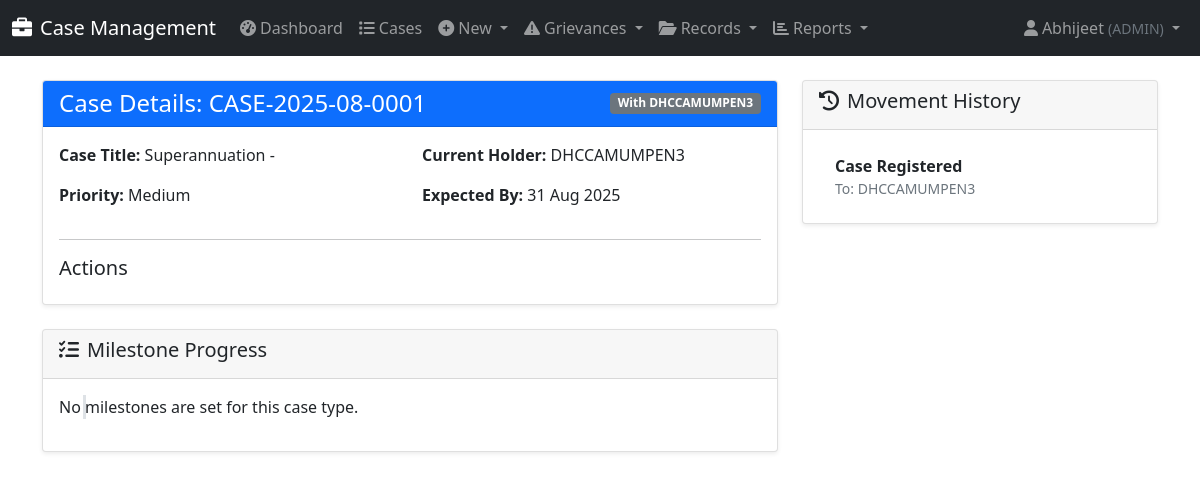
The app's page /cases/CASE-2025-08-0001/ (signed in), older data.
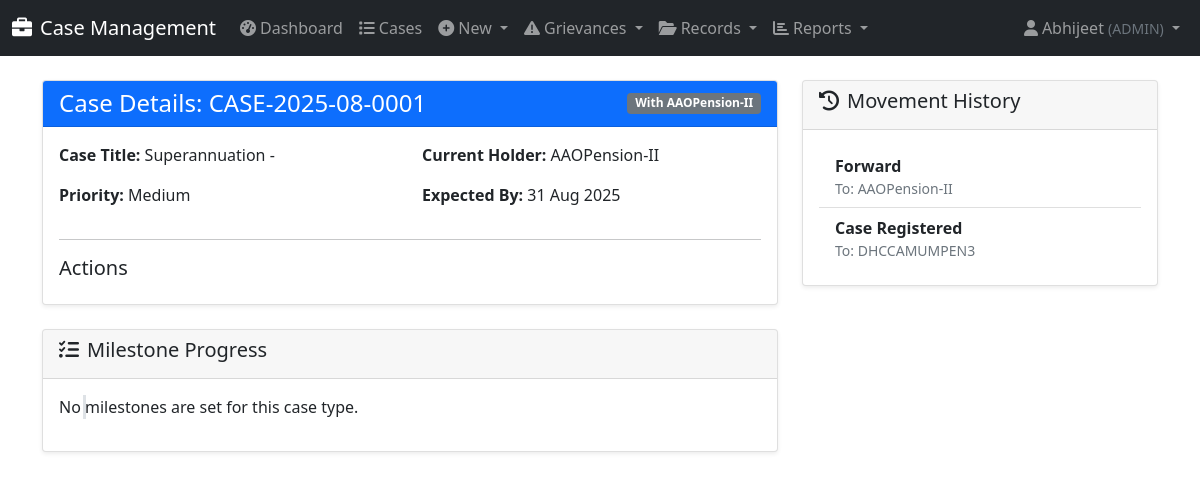
The same page, newer data.
### cases/models.py (models this page shows, shortened)
class Case(models.Model):
    PRIORITY_CHOICES = [
        ('High', 'High'),
        ('Medium', 'Medium'),
        ('Low', 'Low'),
    ]
    STATUS_COLORS = [
        ('Green', 'Green'),
        ('Orange', 'Orange'),
        ('Red', 'Red'),
        ('Blue', 'Blue'),
    ]
    MODE_OF_RECEIPT_CHOICES = [
        ('by_post', 'By Post'),
        ('by_hand', 'By Hand'),
        ('online', 'Online'),
        ('offline', 'Offline'),
        ('email', 'Email'),
        ('in_person', 'In Person'),
    ]
    TYPE_OF_CORRECTION_CHOICES = [
        ('change_of_address', 'Change Of Address'),
        ('change_dob_family', 'Change / Correction of DOB of Family Pensioner'),
        ('change_name', 'Change / Correction of Name of the Pensioner / Family Pensioner'),
        ('other', 'Other'),
    ]
    FRESH_COMPLIANCE_CHOICES = [
        ('fresh', 'Fresh Case'),
        ('compliance', 'Compliance'),
    ]
    TYPE_OF_EMPLOYEE_CHOICES = [
        ('MTNL_IDA', 'MTNL IDA'),
        ('MTNL_CDA', 'MTNL CDA'),
        ('DOT_CDA', 'DOT CDA'),
    ]
    TYPE_OF_PENSION_CHOICES = [
        ('MTNL-IDA', 'MTNL-IDA'),
        ('DOT-CDA', 'DOT-CDA'),
    ]
    TYPE_OF_PENSIONER_CHOICES = [
        ('Superannuation/VR', 'Superannuation / VR'),
        ('Family Pensioner', 'Family Pensioner'),
    ]
    case_id = models.CharField(max_length=50, unique=True, db_index=True)
    registration_date = models.DateTimeField(default=timezone.now)
    case_type = models.ForeignKey(CaseType, on_delete=models.CASCADE)
    sub_category = models.CharField(max_length=100)
    case_title = models.CharField(max_length=500)
    case_description = models.TextField()
    applicant_name = models.CharField(max_length=200)
    ppo_master = models.ForeignKey(PPOMaster, on_delete=models.SET_NULL, null=True, blank=True)
    priority = models.CharField(max_length=10, choices=PRIORITY_CHOICES, default='Medium')
    current_status = models.CharField(max_length=200)
    current_holder = models.ForeignKey(UserProfile, on_delete=models.CASCADE, related_name='current_cases')
    days_in_current_stage = models.IntegerField(default=0)
    total_days_pending = models.IntegerField(default=0)
    expected_completion = models.DateTimeField()
    actual_completion = models.DateTimeField(null=True, blank=True)
    status_color = models.CharField(max_length=10, choices=STATUS_COLORS, default='Green')
    is_completed = models.BooleanField(default=False)
    created_by = models.ForeignKey(User, on_delete=models.CASCADE, related_name='created_cases')
    last_updated_by = models.ForeignKey(User, on_delete=models.CASCADE, related_name='updated_cases')
    last_update_date = models.DateTimeField(auto_now=True)
    ppo_number = models.CharField(max_length=20, blank=True)
    name_pensioner = models.CharField(max_length=200, blank=True)
    mobile_number = models.CharField(max_length=15, blank=True)
    last_lc_done_date = models.DateField(null=True, blank=True)
    kyp_flag = models.BooleanField(default=False)
    mode_of_receipt = models.CharField(max_length=20, choices=MODE_OF_RECEIPT_CHOICES, blank=True)
    date_of_death = models.DateField(null=True, blank=True)
    name_claimant = models.CharField(max_length=200, blank=True)
    relationship = models.CharField(max_length=50, blank=True)
    service_book_enclosed = models.BooleanField(default=False)
    type_of_correction = models.CharField(max_length=30, choices=TYPE_OF_CORRECTION_CHOICES, blank=True)
    original_ppo_submitted = models.BooleanField(default=False)
    fresh_or_compliance = models.CharField(max_length=20, choices=FRESH_COMPLIANCE_CHOICES, blank=True)
    type_of_employee = models.CharField(max_length=20, choices=TYPE_OF_EMPLOYEE_CHOICES, blank=True)
    retiring_employee = models.ForeignKey('RetiringEmployee', on_delete=models.SET_NULL, null=True, blank=True)
    type_of_pension = models.CharField(max_length=20, choices=TYPE_OF_PENSION_CHOICES, blank=True)
    type_of_pensioner = models.CharField(max_length=30, choices=TYPE_OF_PENSIONER_CHOICES, blank=True)
    date_of_retirement = models.DateField(null=True, blank=True)
    assigned_file = models.ForeignKey(
        'IndexRegister',
        on_delete=models.PROTECT,
        null=True,
        blank=True,
        help_text="Index Register file in which this case is being dealt"
    )
    objects = CaseManager()
    class Meta:
        ordering = ['-registration_date']
        indexes = [
            models.Index(fields=['case_id']),
            models.Index(fields=['ppo_number']),
            models.Index(fields=['current_holder', 'is_completed']),
            models.Index(fields=['priority', 'status_color']),
            models.Index(fields=['registration_date']),
        ]

class UserProfile(models.Model):
    ROLE_CHOICES = [
        ('DH', 'Dealing Hand'),
        ('AAO', 'Assistant Accounts Officer'),
        ('AO', 'Accounts Officer'),
        ('Dy.CCA', 'Deputy Chief Controller of Accounts'),
        ('Jt.CCA', 'Joint Chief Controller of Accounts'),
        ('CCA', 'Chief Controller of Accounts'),
        ('Pr.CCA', 'Principal Chief Controller of Accounts'),
        ('ADMIN', 'Administrator'),
    ]
    user = models.OneToOneField(User, on_delete=models.CASCADE)
    role = models.CharField(max_length=20, choices=ROLE_CHOICES)
    phone = models.CharField(max_length=15, blank=True)
    department = models.CharField(max_length=100, blank=True)
    is_active_holder = models.BooleanField(default=True)
    is_record_keeper = models.BooleanField(
        default=False,
        help_text="Designates this user as responsible for handing over and receiving physical records."
    )

class CaseMovement(models.Model):
    case = models.ForeignKey(Case, on_delete=models.CASCADE, related_name='movements')
    movement_date = models.DateTimeField(default=timezone.now)
    from_stage = models.CharField(max_length=100)
    to_stage = models.CharField(max_length=100)
    from_holder = models.ForeignKey(UserProfile, on_delete=models.CASCADE, related_name='movements_from', null=True, blank=True)
    to_holder = models.ForeignKey(UserProfile, on_delete=models.CASCADE, related_name='movements_to')
    action = models.CharField(max_length=200)
    comments = models.TextField(blank=True)
    days_in_previous_stage = models.IntegerField(default=0)
    updated_by = models.ForeignKey(User, on_delete=models.CASCADE)
    class Meta:
        ordering = ['-movement_date']

### cases/views.py (the view)
# urls.py: path('cases/<str:case_id>/', views.case_detail, name='case_detail'),
@login_required
def case_detail(request, case_id):
    case = get_object_or_404(Case, case_id=case_id)
    user_profile = get_object_or_404(UserProfile, user=request.user)
    subordinate_roles = get_subordinate_roles(user_profile.role)
    can_view = (
        user_profile.role == 'ADMIN' or
        case.current_holder == user_profile or
        case.current_holder.role in subordinate_roles
    )
    if not can_view:
        messages.error(request, "You do not have permission to view this case.")
        return redirect('dashboard')
    movements = CaseMovement.objects.filter(case=case).order_by('-movement_date')
    milestone_progress = CaseMilestoneProgress.objects.filter(case=case).select_related('milestone')
    context = {
        'case': case,
        'movements': movements,
        'milestone_progress': milestone_progress, # Pass milestone data to the template
        'user_profile': user_profile,
        'now': timezone.now(), # Pass current time for overdue checks
    }
    return render(request, 'cases/case_detail.html', context)

### cases/context_processors.py (called while the page is built)
def notifications_context(request):
    if not request.user.is_authenticated:
        return {}
    try:
        user_profile = request.user.userprofile
        new_grievances_count = Grievance.objects.filter(
            assigned_to=user_profile,
            status='NEW'
        ).count()
    except UserProfile.DoesNotExist:
        new_grievances_count = 0
    return {
        'my_new_grievances_count': new_grievances_count,
    }

### cases/models.py (called while the page is built)
def get_subordinate_roles(user_role):
    return ROLE_HIERARCHY.get(user_role, [])

    def get_queryset(self):
        return CaseQuerySet(self.model, using=self._db)

### templates/cases/case_detail.html (shortened to what this page needs)
{% extends 'base.html' %}
{% load static %}
{% block content %}
<div class="container mt-4">
    <div class="row">
        <div class="col-lg-8">
            <div class="card shadow-sm mb-4">
                <div class="card-header bg-primary text-white d-flex justify-content-between align-items-center">
                    <h4 class="mb-0">Case Details: {{ case.case_id }}</h4>
                    <span class="badge
                        {% if case.is_completed %}bg-success
                        {% elif case.expected_completion and case.expected_completion < now %}bg-danger
                        {% else %}bg-secondary
                        {% endif %}">
                        {{ case.current_status }}
                    </span>
                </div>
                <div class="card-body">
                    <div class="row">
                        <div class="col-md-6"><p><strong>Case Title:</strong> {{ case.case_title }}</p></div>
                        <div class="col-md-6"><p><strong>Current Holder:</strong> {{ case.current_holder.user.get_full_name|default:case.current_holder.user.username }}</p></div>
                        <div class="col-md-6"><p><strong>Priority:</strong> {{ case.priority }}</p></div>
                        <div class="col-md-6"><p><strong>Expected By:</strong> {{ case.expected_completion|date:"d M Y" }}</p></div>
                    </div>
                    <hr>
                    <h5>Actions</h5>
                </div>
            </div>
            <div class="card shadow-sm mb-4">
                <div class="card-header"><h5><i class="fas fa-tasks me-2"></i>Milestone Progress</h5></div>
                <div class="card-body">
                    <ul class="timeline">
                        {% for progress in milestone_progress %}
                        <li>
                            <div class="timeline-badge {% if progress.status == 'completed' %}completed{% elif progress.expected_completion_date < now and progress.status != 'completed' %}overdue{% else %}pending{% endif %}">
                                <i class="fas fa-check"></i>
                            </div>
                            <div class="timeline-panel">
                                <h6>{{ progress.milestone.milestone_name }}</h6>
                                <p><strong>Status:</strong> {{ progress.get_status_display }}</p>
                            </div>
                        </li>
                        {% empty %}
                            <p>No milestones are set for this case type.</p>
                        {% endfor %}
                    </ul>
                </div>
            </div>
        </div>
        <div class="col-lg-4">
            <div class="card shadow-sm">
                <div class="card-header"><h5><i class="fas fa-history me-2"></i>Movement History</h5></div>
                <div class="card-body">
                    <ul class="list-group list-group-flush">
                        {% for movement in movements %}
                        <li class="list-group-item">
                            <strong>{{ movement.action|title }}</strong>
                            <small class="text-muted d-block">To: {{ movement.to_holder.user.username }}</small>
                        </li>
                        {% empty %}
                        <li class="list-group-item">No movement history found.</li>
                        {% endfor %}
                    </ul>
                </div>
            </div>
        </div>
    </div>
</div>
{% endblock %}

Row changes from the older to the newer data that the page shows:
changed Case "Superannuation -": current_status "With DHCCAMUMPEN3" → "With AAOPension-II"; current_holder.user.get_full_name "DHCCAMUMPEN3" → "AAOPension-II"
added CaseMovement: action "Forward", to_holder.user.username "AAOPension-II"
